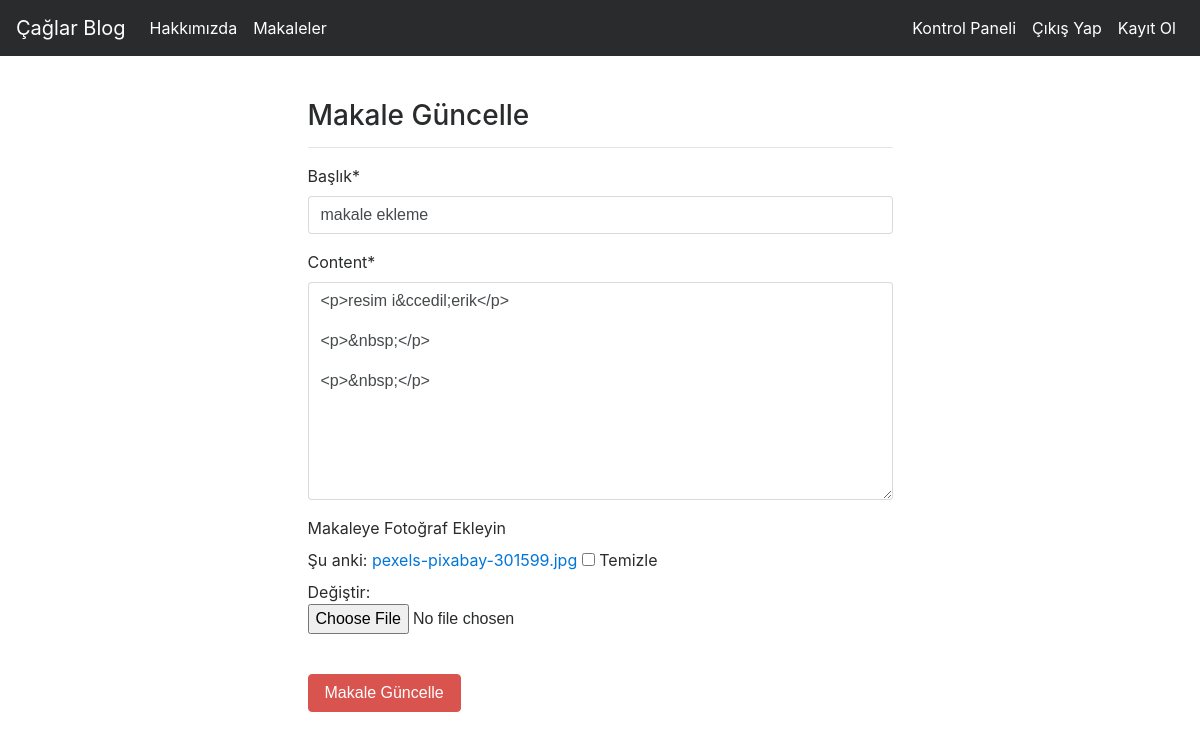
Page /articles/update/6 (signed in) on the committed database.
### article/models.py (models this page shows, shortened)
class Article(models.Model):
    author = models.ForeignKey("auth.User",on_delete = models.CASCADE,verbose_name = "Yazar ")
    title = models.CharField(max_length = 50,verbose_name = "Başlık")
    content = RichTextField()
    created_date = models.DateTimeField(auto_now_add=True,verbose_name="Oluşturulma Tarihi")
    article_image = models.FileField(blank = True,null = True,verbose_name="Makaleye Fotoğraf Ekleyin")
    class Meta:
        ordering = ['-created_date']

### article/views.py (the view)
# urls.py: path('update/<int:id>',views.updateArticle,name="update"),
@login_required(login_url="user:login")
def updateArticle(request,id):
    article=get_object_or_404(Article,id=id)
    form=ArticleForm(request.POST or None,request.FILES or None,instance =article)
    if form.is_valid():
        article=form.save(commit=False)
        article.author=request.user
        article.save()
        messages.success(request,"Makale başarıyla güncellendi...")
        return redirect("article:dashboard")
    return render(request,"update.html",{"form":form})

### article/forms.py
class ArticleForm(forms.ModelForm):
    class Meta:
        model = Article
        fields = ["title","content","article_image"]

### templates/update.html (shortened to what this page needs)
{% extends "layout.html" %}
{% block body %}
{% load crispy_forms_tags %}
<div class="row">
    <div class="col-md-6 offset-md-3">
        <h3>Makale Güncelle</h3>
        <hr>
        <form method = "post" enctype="multipart/form-data">
            {{form|crispy}}
            <br>
            <button type = "submit" class = "btn btn-danger">Makale Güncelle</button>
        </form>
    </div>
  </div>
{% endblock body %}

### rows in the picture
Article: title "makale ekleme", content "<p>resim i&ccedil;erik</p> <p>&nbsp;</p> <p>&nbsp;</p>"
